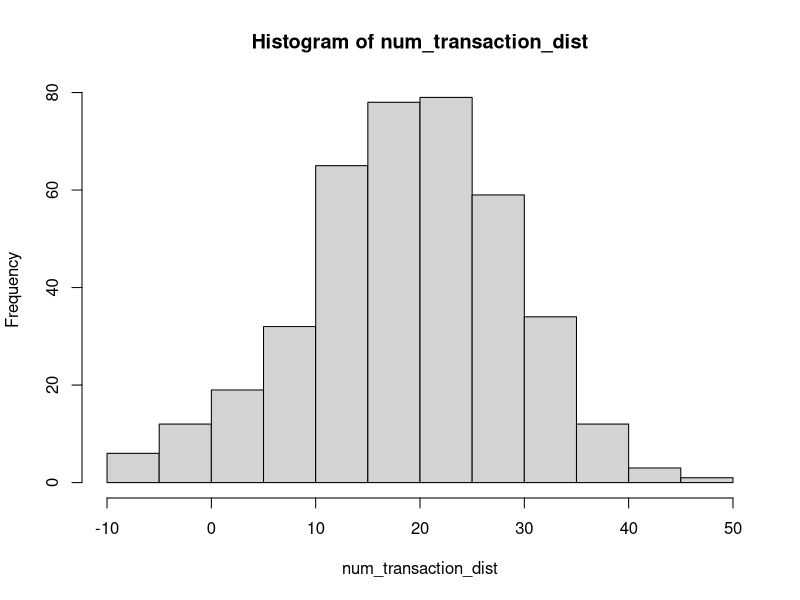
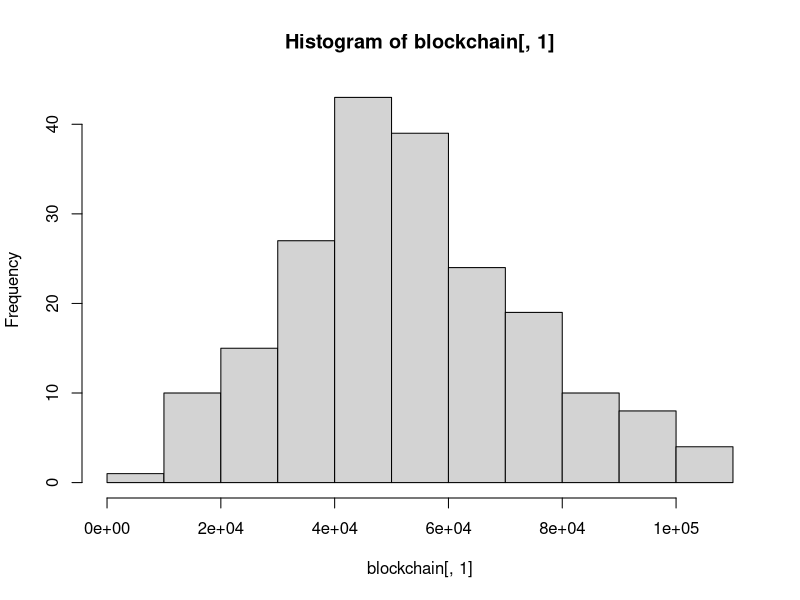

Here is the R script that generated these plots, in order:
# Monero dynamic blocksize simulator script
# 2017 Gingeropolous

# install.packages("ggplot2")
# install.packages("reshape")

#Only this one is necessary. Tried the above to to try and get some graphs but lost patience. 
# install.packages("digest")

library(digest)
#library(adagio)
# require(ggplot2)
# require(reshape)

#setwd("/home/user/Desktop/")
# sink('blocksim_output.txt')


# PARAMETERS TO MODIFY
tx_mean <- 20 # mean number of transactions to add to txpool during each block
tx_sd <- 10 # standard deviation for that 
# Our Transaction Number Distribution. Just run these lines to see the distribution
num_transaction_dist <- floor(rnorm(400, mean=tx_mean, sd=tx_sd))
hist(num_transaction_dist)

num_blocks <- 1000 # Number of blocks to run simulation. 720 = 1 day
default_mult <- 4 # The default fee multiplier
spike_factor <- 3 # The multiplier of simulated transaction spikes that defy the normal distribution
wallet_auto_fee <- FALSE # When I figure out how to code the auto fee I'll play with it
gen_coins <- 14092278e12 # Total generated coins grabbed from moneroblocks.info circa 3/12/2017
plus_one <- FALSE # This triggers the experimental +1 policy, where there is no fee

# Formulas and parameters that can be modified 

ref_base <- 10e12
CRYPTONOTE_BLOCK_GRANTED_FULL_REWARD_ZONE_V2 <- 300000 # new on is 300000, old one is 60000
fee_factor <- 0.004e12

# Write the new start of the blockchain text file
cat(c(date(),"New blockchain run","Number of blocks",num_blocks,"default multiplier",default_mult,"spike factor",spike_factor,"tx_mean",tx_mean,"tx_sd",tx_sd) , file = "live_blockchain.txt", sep = "\n", fill = FALSE, labels = NULL, append = FALSE)


#Formula sources

#From: https://en.wikipedia.org/wiki/Monero_(cryptocurrency)#Features
# max(0.6, floor((tot_coins − gen_coins)*2e−19)*10e−12)
# max(0.6, floor((M − A)×2−19)×10−12) XMR, with M = 264 − 1 and A = 1012 times the amount of XMR already emitted).


#From: http://monero.stackexchange.com/questions/2531/how-does-the-dynamic-fee-calculation-work
#fee = (R/R0) * (M0/M) * F0
#R: base reward
#R0: reference base reward (10 monero)
#M: block size limit
#M0: minimum block size limit (60000)
#F0: 0.002 monero

#From: https://github.com/monero-project/monero/pull/1276/files#diff-1279d7b0ddc432573cd2bd8c6e632c1fR2718
# uint64_t unscaled_fee_per_kb = (DYNAMIC_FEE_PER_KB_BASE_FEE * CRYPTONOTE_BLOCK_GRANTED_FULL_REWARD_ZONE_V2 / median_block_size);

# These shouldn't be modified
size_block_template <- 0 # Don't modify
tot_coins <- 0xffffffffffffffff # Grabbed from moneromooos thing. Hooray R can read this nonsense

# Create a tx_pool, where each transaction is merely identified by the fee multiplier associated with it
# Transactions will be added to the pool by appending to it, so the higher index of the transaction, the newer the transaction
# tx_pool <- c() # should declare empty? screw it, we're not concerned with memory performance
#I think this should be a matrix

tx_pool <- matrix(NA,ncol = 5)

# Tx pool format:
# Col 1: block entered
# Col 2: fee
# Col 3: hash
# Col 4: tx_size, currently fixed, but will at some point be variable
# Col 5: fee multiplier

# Create a blockchain, and boostrap it with a median as pulled from the existing blockchain
blockchain <- matrix(NA,nrow=200, ncol = 10)
blockchain[,1] <- (rnorm(200, mean=51983.5, sd=20000))
hist(blockchain[,1])

# Col 1: block size
# Col 2: Number of transactions
# Col 3: unmodified base reward
# Col 4: Penalty
# Col 5: Total fees
# Col 6: Final block reward
# Col 7: Number of txs in txpool
# Col 8: Num transactions entered into txpool
# Col 9: Penalized Block Reward (number of generated coins)
# Col 10: Oldest age of transaction still in txpool

bcnames <- c("Block Size","Transactions in block","Base Reward","Block Penalty","Fees in Block","Total Block Reward with Fees","Number of txs in txpool","Num transactions entered into txpool","Final Base Reward","Oldest.tx")

tmpltnames <- c("Blocktime added to txpool","Fee","Hash","Size","Multiplier")


# This is the beginning of the simulated blockchain. It will run num_blocks many times.
for (i in 1:num_blocks) {
  print("Beginning of block loop")
  print(i)
  #Take care of base reward!
  base_reward <-( tot_coins - gen_coins ) * 2^-19 
  if (base_reward < 600000000000) { base_reward <- 600000000000 }
  
  # Lets generate some fake numbers!
  
  # Number of transactions being created by users and added to the txpool in this block
  num_tx <- rnorm(1, mean=tx_mean, sd=tx_sd) # Genernate the number of transactions that are getting into the mempool during this block
  if (num_tx < 0 ) {num_tx <- 0} # If the numberis below 0, then force to 0. Skews the distribution to 0,
  if (i ==1 ) {num_tx <- 10} # Prevents dimension problem if first transaction pool is 0
  
  # A random function to create large influxes of transactions that defy the normal distribution, spike
  
  spike <- runif(1) # Probability of pool dump randomizer, or just large transaction entrance
  if (spike > 0.95 ) {num_tx <- num_tx*spike_factor}
  
  num_tx=floor(num_tx*(1+sin(i/180)))
  
  #pprint("Number of transactions")
  #print(num_tx)
  
  # What is the current size of the transaction pool
  # fee_ordered_pool[complete.cases(fee_ordered_pool),]
  # tx_pool_num <- nrow(tx_pool[complete.cases(tx_pool),])
  tx_pool_num <- nrow(tx_pool)

  # What is the current median of the last 100 blocks
  size_of_blockchain <- nrow(blockchain)
  last_100 <- c(blockchain[(size_of_blockchain-99):size_of_blockchain],1)
  med_100 <- as.numeric(median(last_100))
  if (med_100 < CRYPTONOTE_BLOCK_GRANTED_FULL_REWARD_ZONE_V2) {med_100 <- CRYPTONOTE_BLOCK_GRANTED_FULL_REWARD_ZONE_V2}

  #Lets try the per kb fee
  #The one below, as documented on the SE and on bitcointalk, doesn't seem to actually be implemented in the code
  #fee <- (base_reward/ref_base)*(min_block/block_size_limit)*fee_factor  
  #This one seems to be implemented
  # unscaled_fee_per_kb = (DYNAMIC_FEE_PER_KB_BASE_FEE * CRYPTONOTE_BLOCK_GRANTED_FULL_REWARD_ZONE_V2 / median_block_size);
 
  # From jollymorts work: https://github.com/JollyMort/monero-research/blob/master/Monero%20Dynamic%20Block%20Size%20and%20Dynamic%20Minimum%20Fee/Monero%20Dynamic%20Block%20Size%20and%20Dynamic%20Minimum%20Fee%20-%20DRAFT.md
  
  # F_mc = (R / R_0) * (M_0 / M) * F_0
  #where R_0 = 10 monero is the reference base reward, and F_0 = 0.002 monero / kB.
  # where R is the base block reward, B the block size and M the median block size of the last 100 blocks. The penalty doesn't come in effect unless B > M_0, where M_0 = 60000 bytes is the minimum penalty-free block size. Maximum allowed block size is 2 * M, at which the full base block reward is witheld.
  R <- base_reward
  R_0 <- 10e12
  M <- CRYPTONOTE_BLOCK_GRANTED_FULL_REWARD_ZONE_V2
  M_0 <- med_100
  F_0 <- fee_factor
  
  perkb_fee = (R / R_0) * (M_0 / M) * F_0
  
  # perkb_fee <- fee_factor*CRYPTONOTE_BLOCK_GRANTED_FULL_REWARD_ZONE_V2/med_100
  mult <- default_mult
  # Lets try simulating transactions being created during this block    

    for (p in 1:num_tx) {  
    
    # These are some really quanticed transactions!
    tx_size_random <- runif(1) 
    if(tx_size_random <= 0.5) {tx_base <- 12.65}
    if (tx_size_random > 0.5 && tx_size_random <= 0.75) {tx_base <- 49.89}
    if (tx_size_random > 0.75 && tx_size_random <= 0.85) {tx_base <- 23.57}
    if (tx_size_random > 0.85 && tx_size_random <= 0.90) {tx_base <- 17.06}
    if (tx_size_random > 0.90 && tx_size_random <= 0.98) {tx_base <- 37.58}
    if (tx_size_random > 0.98 && tx_size_random <= 1.00) {tx_base <- 62.58}
    else {tx_base <- 12.66}
    
    tx_size <- rnorm(1, mean=(tx_base*1024), sd=1024) 
    #hist(rnorm(500, (tx_base*1024), sd=256))
    
    
    if (wallet_auto_fee == TRUE) {
      # skip for now. Need to add back in if tx_pool_size > med_100
    }
    else {
      transaction <- c(i,mult*perkb_fee*(tx_size/1024),digest(runif(1),algo="md5"),tx_size,mult) # Add the transaction to the mempool, 
      # Where the transaction is identified by the block # its added in, the fee multiplier, a random hash, and the transaction size
      tx_pool <- rbind(tx_pool,transaction) 
    }
  }
  
  
  # OK, lets try to make a block and add it to the chain and delete the transactions from the transaction pool
  # This is gonna be a bitch
  
  tx_pool_copy <- tx_pool # Lets not mess with the main transaction pool. This is useless. Dunno why I copied.
  block_template <- matrix(NA, ncol = 5)

  # This section was an attempt to get the result from a pure knapsack solution to the blocksize.
  # Realized it was a bitch and the R packages don't do what I want them to. They're all subset sum. Nothing optimizes to a condition.
  # / -------  
  #Pure Knapsack
  #knapsack(as.numeric(tx_pool_copy[,4]),as.numeric(tx_pool_copy[,2]),med_100)
  #tx_pool_names <- c("block.entered","fee","hash","tx_size","fee.mult","block.age")
  #poolnums <- seq(1,nrow(tx_pool_copy),1)
  #tx_pool_df <- cbind(tx_pool_copy,c(i-as.numeric(tx_pool_copy[,1])))
  #synth_blockchain <- cbind(synth_blockchain,nums)
  #colnames(tx_pool_df)<-tx_pool_names
  #txdf <- data.frame(tx_pool_df,row.names=poolnums)
  
  #max_age <- max(as.numeric(txdf$block.age)) - 1
  
  #mFLSSSpar(0, txdf, mTarget, mME, viaConjugate = F, maxCore = 7L,
  #          totalSolutionNeeded = 1L, tlimit = 60, singleTimeLimit = 10,
  #          randomizeTargetOrder=sample(1L:(len*(nrow(mV)-len)+1), len*(nrow(mV)-len)+1),
  #          LB = 1L:len, UB = (nrow(mV) - len + 1L):nrow(mV))
  
  # --------------- /
  
  # initiate the block template, creating a random hash, and the size comes from 0.0928*1024
  block_template[1,] <- c(0,0,digest(runif(1),algo="md5"),95.0272,0) 
  #print("Before blockfill loop")
  #print(block_template)
  
  countloop <- 0 # Was for debugging how many times the blockfill loop ran
  
  if (nrow(tx_pool_copy) == 0) {print("Tx pool empty")} # Empty transactions pools cause the sim to break
  else {
  
  # blockfill can be found here
  #  https://github.com/monero-project/monero/blob/c642d3224c65c993ded9423358c818b83b7d74b9/src/cryptonote_core/tx_pool.cpp#L609  
  # On review, that algo seems to prioritize by fee and then by age of transaction. 
    
  repeat { # This is the beginning of the block template loop
    countloop <- countloop + 1 # This was for debugging. Shows how many times it takes to fill a block
    
  # First, we'll see if there are any high fee transactions in the mempool
    
    if (nrow(tx_pool_copy) <= 1) { break } # Introduced because buggy if txpool gets emptied by blockfilling process
    else {
    
    # First, we order the pool by the fee multiplier
    mult_ordered_pool <- tx_pool_copy[sort.list(tx_pool_copy[,5],decreasing=TRUE),,drop=FALSE ] # Order the tx_pool by the highest total fee MULTIPLIER
    
    # Then we find the highest fee multiplier and subset the pool into a high multiplier pool
    highest_mult <- as.numeric(mult_ordered_pool[1,5]) # find the highest fee MULTIPLIER
    high_mult_index <- c(which(as.numeric(mult_ordered_pool[,5]) == highest_mult)) # Get row indexes of all the transactions with this multiplier
    high_mult_pool <- rbind(mult_ordered_pool[high_mult_index,]) # Create sub matrix of the high transactions
    
    # once we have the high multiplier pool, we sort that by the age of the transaction
    block_ordered_pool <- high_mult_pool[sort.list(high_mult_pool[,1]),,drop=FALSE] # Sort the high fee subset by when they were added to the tx pool
    
    # Now we get the size of the current block template
    size_block_template <- sum(as.numeric(block_template[,4]))
    
    #print("After loop")
    #print(block_template)
    #block_ordered_pool <- high_mult_pool[order(high_mult_pool[,1],decreasing=FALSE),] # Sort based on block added - older transactions will be added first
    #print ("Size of block template")
    #print (size_block_template)
    
    
    # So, theoretically, the fee per KB means that the size of the transaction will always be proportional to the fee
    # However, if a variable multiplier is used, this could be skewed
    # So we just sorted by the fee multiplier, which will lead to the most efficient blockfill for the miner
    # However, there are cases where a higher fee transaction might be worth less than a larger transaction with lower fee per kb
    # though a smaller block with higher overall fee / kb will propagate faster
    
    # num_tx_bopool <- nrow(block_ordered_pool)
    # med_100_ray <- rep(med_100,num_tx_bopool)
    # bt_ray <- rep(size_block_template,num_tx_bopool)
    # cand_ray <-as.numeric(block_ordered_pool[,4])
    # 
    # diff_ray <- med_100_ray - bt_ray + cand_ray
    
    new_cand_size <- size_block_template + as.numeric(block_ordered_pool[,4])
    too_big_index <- which(new_cand_size[] > (2*med_100))
    if (length(too_big_index) > 0 && length(too_big_index) < (nrow(block_ordered_pool)-1)) 
    {
      block_ordered_pool <- block_ordered_pool[-too_big_index,,drop = FALSE]
    }
    else if (length(too_big_index) == nrow(block_ordered_pool)) 
    {
      #print("All the txs are tooooo BIG!")
    } # Let the if/thens below take care of the break
    
    # Dunno if this is the right place for it.
    # This is the blockstuffer section. tries to squeeze in another transaction. 
    
    diff_ordered_pool <- cbind(block_ordered_pool,c(med_100-size_block_template+as.numeric(block_ordered_pool[,4])))
    diff_ordered_pool <- diff_ordered_pool[sort.list(diff_ordered_pool[,6]),,drop=FALSE] 
    
    
    # This cool thing isn't used yet, but could be used to modify the block stuffing of the final transaction
    tx_pool_comp <- cbind(diff_ordered_pool,c(as.numeric(diff_ordered_pool[,2])+(base_reward-((size_block_template + as.numeric(diff_ordered_pool[,4]) - med_100)/med_100)*base_reward)),base_reward)
    tx_pool_comp <- cbind(tx_pool_comp,c(as.numeric(tx_pool_comp[,7])-base_reward),size_block_template)
    tx_pool_comp <- tx_pool_comp[sort.list(as.numeric(tx_pool_comp[,9]),decreasing=TRUE),,drop=FALSE]                      
    
    # Col 1: block entered
    # Col 2: fee
    # Col 3: hash
    # Col 4: tx_size, currently fixed, but will at some point be variable
    # Col 5: fee multiplier# The first case now just uses the highest fee multiplier transaction of the lowest size
    # Col 6: size difference between the new candidate block with this transaction and the base block reward
    # Col 7: Final total reward for candidate block with this transaction
    # Col 8: Base reward for this block
    # Col 9: Difference between the candidate block total reward and the base reward (the penalty, or bonus, for creating the block with this transaction)
    
    
    
    
    
    # Need to create two seperate if trees. one for initial blockfill, and then one for the capping off. Older transactions get priority for initial blockfill. Topping off is when things change. 
    
    B <- size_block_template + as.numeric(block_ordered_pool[1,4])
    P_current = R * ((B / M) - 1) ^ 2
    
    temp_diff <- (size_block_template + as.numeric(block_ordered_pool[1,4])) - med_100  # This just grabs the difference between the median 100 and the potential new block with an additional transaction. 
    perc_penalty <- temp_diff / med_100
    # pnlz_block_reward <- base_reward - (base_reward * perc_penalty)
    
    pnlz_block_reward <- base_reward - P_current
    
    if (size_block_template + as.numeric(block_ordered_pool[1,4]) <= med_100){ # So this is the easiest. If the block is lower than the median, we just add most recent and highest fee (would be the most profitable)
      #print("First if")
      #print(countloop)
      #print(block_ordered_pool[1,]) # For logging
      block_template <- rbind(block_template,block_ordered_pool[1,1:5]) # Add a transaction to the block template
      tx_index <- which(tx_pool_copy[,3] == block_ordered_pool[1,3]) # Use the hash identifier to get index of transaction in original txpool
      
      tx_pool_copy <- tx_pool_copy[-tx_index,,drop = FALSE] # delete this transaction from the tx_pool_copy, drop=FALSe prevents the fucker from turning into a vector
      perc_penalty <- 0
      pnlz_block_reward <- base_reward
      
      newblocksize <- sum(as.numeric(block_template[,4]))
      newblocktx <- nrow(block_template)
      newblockbr <- base_reward
      newblockpnlt <- P_current
      newblockfees <- sum(as.numeric(block_template[,2]))
      newblockreward <-pnlz_block_reward + newblockfees
      newbasereward <- pnlz_block_reward
      
      #print("Size of candidate block less than median")
      #print("Block template")
      #print(block_template)
      #print("Size of block template + new transaction")
      #print(size_block_template+tx_size)
      #print ("New block reward")
      #print (newblockreward)
      
      }
    
    #if ((size_block_template + as.numeric(block_ordered_pool[1,4])) <= med_100)
    
    #else if ((size_block_template + as.numeric(block_ordered_pool[1,4]) > med_100 && size_block_template + as.numeric(block_ordered_pool[1,4]) <= (2*med_100))) { # This is the bitch case where we have to figure out if going over the median makes any sense
    else if (size_block_template + as.numeric(block_ordered_pool[1,4]) > med_100 ) { # We don't need the above because all transactions that would push the template above 2x median have been filtered out
      #print("Second if")
      #print(countloop)
      if (plus_one == FALSE && pnlz_block_reward + (sum(as.numeric(block_template[,2]))) + as.numeric(block_ordered_pool[1,2]) > base_reward) 
        { # In this block add, the standard fee prioritized and block order prioritized transaction gets added to the block template, if its economical
        #print("First sub-if")
        #print(countloop)
        block_template <- rbind(block_template,block_ordered_pool[1,1:5]) # Add a transaction to the block template
        
        tx_index <- which(tx_pool_copy[,3] == block_ordered_pool[1,3]) # Use the hash identifier to get index of transaction in original txpool
        tx_pool_copy <- tx_pool_copy[-tx_index,,drop = FALSE]
        
        #print("Size of candidate block GREATER than median")
        newblocksize <- sum(as.numeric(block_template[,4]))
        newblocktx <- nrow(block_template)
        newblockbr <- base_reward
        newblockpnlt <- P_current
        newblockfees <- sum(as.numeric(block_template[,2]))
        newblockreward <-pnlz_block_reward + newblockfees
        newbasereward <- pnlz_block_reward
        
        #print("Block template")
        #print(block_template)
        #print("Size of block template + new transaction")
        #print(size_block_template+tx_size)
        #print ("New block reward")
        #print (newblockreward)
        
      }
      else if (plus_one == TRUE) 
        { # Here, a transaction gets added even though its above the median, but only 1 gets added, and there's no penalty
        #print("plus one if")
        #print(countloop)
        block_template <- rbind(block_template,block_ordered_pool[1,1:5]) # Add a transaction to the block template
        
        tx_index <- which(tx_pool_copy[,3] == block_ordered_pool[1,3]) # Use the hash identifier to get index of transaction in original txpool
        tx_pool_copy <- tx_pool_copy[-tx_index,,drop = FALSE]
         
        #print("Size of candidate block GREATER than median")
        newblocksize <- sum(as.numeric(block_template[,4]))
        newblocktx <- nrow(block_template)
        newblockbr <- base_reward
        newblockpnlt <- 0 # no penalty for plus one
        newblockfees <- sum(as.numeric(block_template[,2]))
        newblockreward <-base_reward + newblockfees # no penalty 
        newbasereward <- base_reward
        
        #print("Block template")
        #print(block_template)
        #print("Size of block template + new transaction")
        #print(size_block_template+tx_size)
        #print ("New block reward")
        #print (newblockreward)
        
        break # This should break from the blockfill loop after the plus one scenario is encountered
      }
      
      else if (plus_one == FALSE && pnlz_block_reward + (sum(as.numeric(block_template[,2]))) + as.numeric(block_ordered_pool[1,2]) < base_reward)
      { # Here, we abandon the fee and block priorities, and attempt the stuff the block with the most profitable transaction
        print("Blockstuff if")
        print(countloop)
        if (as.numeric(tx_pool_comp[1,9]) >= 0) {
          block_template <- rbind(block_template,tx_pool_comp[1,1:5]) # Add a transaction to the block template
          
          tx_index <- which(tx_pool_copy[,3] == block_ordered_pool[1,3]) # Use the hash identifier to get index of transaction in original txpool
          tx_pool_copy <- tx_pool_copy[-tx_index,,drop = FALSE]
        }
        else 
        {
          print("Nothing else can fit in this block. It took this many loops:")
          print(countloop)
          print(i)
          break
        }
      }
      
      else { 
        print("Broke out of the blockfill loop without meeting any of the above median / economical conditions")
        break} # The placement of this break is presumably what caused the blockformation stuff to be borked if it was after the if-tree
    } # This is the end of the if tree for when the tx pool is over the median
    
    
    
    else {
      print("We broke out of the blockfill loop without meeting any of the fill criteria")
      print(i)
      #print(block_template)
      #print(block_ordered_pool)
      #newblocksize <- sum(as.numeric(block_template[,4]))
      #newblocktx <- nrow(block_template)
      #newblockbr <- base_reward
      #newblockpnlt <- base_reward - pnlz_block_reward
      #newblockfees <- sum(as.numeric(block_template[,2]))
      #newblockreward <-pnlz_block_reward + newblockfees
      #newbasereward <- pnlz_block_reward
      break
      } # Yeah, this should do it!
    #print("Start of blockfill loop stats:")
    #print(tx_pool_copy)
    #print(block_template)
    #print("End of stats")
    }
 } # This is the end of the Repeat Loop for creating a block template
} # end of the else for the tx_pool being non-empty
  
  #print("We made it out of the blockfill loop")
  # Col 1: block size
  # Col 2: Number of transactions
  # Col 3: unmodified base reward
  # Col 4: Penalty
  # Col 5: Total fees
  # Col 6: Final block reward
  
  # Lets add a new block to the chain !!!
  
  newblock <- c(newblocksize,newblocktx,newblockbr,newblockpnlt,newblockfees,newblockreward,(nrow(tx_pool_copy))-1,num_tx,newbasereward,i-max(as.numeric(block_template[,1])))
  #print(newblock)
  blockchain <- rbind (blockchain,newblock)
  
  colnames(block_template)<-tmpltnames
  
  tx_pool <- tx_pool_copy
  cat("New block being added" , file = "live_blockchain.txt", sep = "\n", fill = FALSE, labels = NULL, append = TRUE)
  cat(c(bcnames,"\n"), file = "live_blockchain.txt", sep = "\t", fill = FALSE, labels = NULL, append = TRUE)
  cat(c(newblock,"\n"), file = "live_blockchain.txt", sep = "\t", fill = FALSE, labels = NULL, append = TRUE)
  cat("Block Template" , file = "live_blockchain.txt", sep = "\n", fill = TRUE, labels = NULL, append = TRUE)
  cat(c(tmpltnames,"\n"), file = "live_blockchain.txt", sep = "\t", fill = TRUE, labels = NULL, append = TRUE)
  write.table(block_template, file="live_blockchain.txt", row.names=FALSE, col.names=FALSE, append = TRUE, quote=FALSE, sep = "\t")
  
  #print("Iteration")
  #print(i)
  #print("New Block Info")
  #print(newblock)
  
  gen_coins <- gen_coins + newbasereward 
  
  # Rest all these variables
  newblocksize <- 0
  newblocktx <- 0
  newblockbr <- 0
  newblockpnlt <- 0
  newblockfees <- 0
  newblockreward <-0
  newbasereward <- 0
} # End of primary for loop

synth_blockchain <- blockchain[complete.cases(blockchain),]


#matplot(synth_blockchain,type="l",)
#legend("bottom", inset=.05, legend=bcnames, pch=1, col=c(2,4), horiz=FALSE)

nums <- seq(1,nrow(synth_blockchain),1)
#synth_blockchain <- cbind(synth_blockchain,nums)
colnames(synth_blockchain)<-bcnames
bcdf <- data.frame(synth_blockchain,row.names=nums)

#sink()

write.table(bcdf, file = "blockchain.txt", append = FALSE, quote = TRUE, sep = "\t",
            eol = "\n", na = "NA", dec = ".", row.names = FALSE,
            col.names = TRUE, qmethod = c("escape", "double"))

write.table(tx_pool, file = "finaltxpool.txt", append = FALSE, quote = TRUE, sep = "\t",
            eol = "\n", na = "NA", dec = ".", row.names = FALSE,
            col.names = TRUE, qmethod = c("escape", "double"))

#plot(synth_blockchain[,1], type="o", col="blue")
